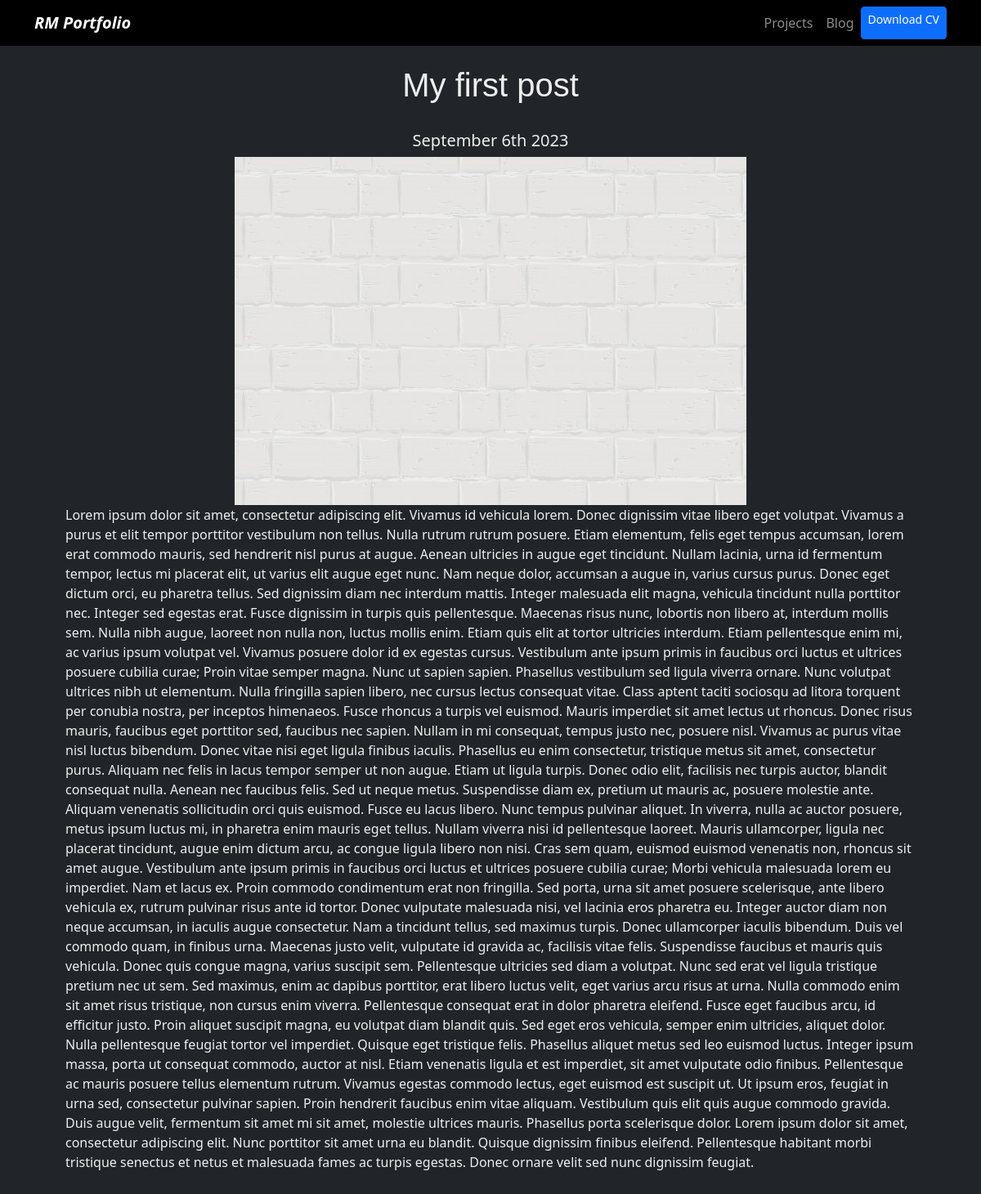
The page /blog/1 on the database its author committed.
### blog/models.py (models this page shows)
class Post(models.Model):
  title = models.CharField(max_length=100)
  description = models.TextField()
  image = models.ImageField(upload_to='blog/images/')
  date = models.DateField(datetime.date.today)

### blog/views.py (the view)
# urls.py: path('<int:post_id>', post_detail, name='post_detail')
def post_detail(request, post_id):
    post = get_object_or_404(Post, pk=post_id)
    return render(request, 'post_detail.html', {'post': post})

### blog/templates/post_detail.html
{% extends 'layout.html' %}
{% block content %}
<head>
    <h1 class="post-detail">{{post.title}}</h1>
</head>
<div class="posts text-center">
    <h3 class="post-detail my-2 h5">{{post.date|date:'F jS Y'}}</h3>
    <img class="img-fluid" src="{{post.image.url}}" alt="{{post.title}}" />
    <p class="post-detail">{{post.description|safe}}</p>
</div>
{% endblock %}

### portfolio/static/main.css (style rules this page uses)
* { box-sizing: 0; }
body { background-color: rgb(33, 37, 41); }
h1 { font-family: 'Lucida Sans', 'Lucida Sans Regular', 'Lucida Grande', 'Lucida Sans Unicode', Geneva, Verdana, sans-serif; text-align: center; }
.posts { padding: 1em 5em; }
.post-detail { color: #eeeeee; }
p.post-detail { text-align: left; }

### rows shown on the page
Post: title "My first post", date "September 6th 2023", image (picture), description "Lorem ipsum dolor sit amet, consectetur adipiscing elit. Vivamus id vehicula lorem. Donec dignissim vitae libero eget volutpat. Vivamus a purus et elit tempor porttitor vestibulum non tellus. Nulla rutrum rutrum posuere. Etiam elementum, felis eget tempus accumsan, lorem erat commodo mauris, sed hendrerit nisl purus at augue. Aenean ultricies in augue eget tincidunt. Nullam lacinia, urna id fermentum tempor, lectus mi placerat elit, ut varius elit augue eget nunc. Nam neque dolor, accumsan a augue in, varius cursus purus. Donec eget dictum orci, eu pharetra tellus. Sed dignissim diam nec interdum mattis. Integer malesuada elit magna, vehicula tincidunt nulla porttitor nec. Integer sed…"
